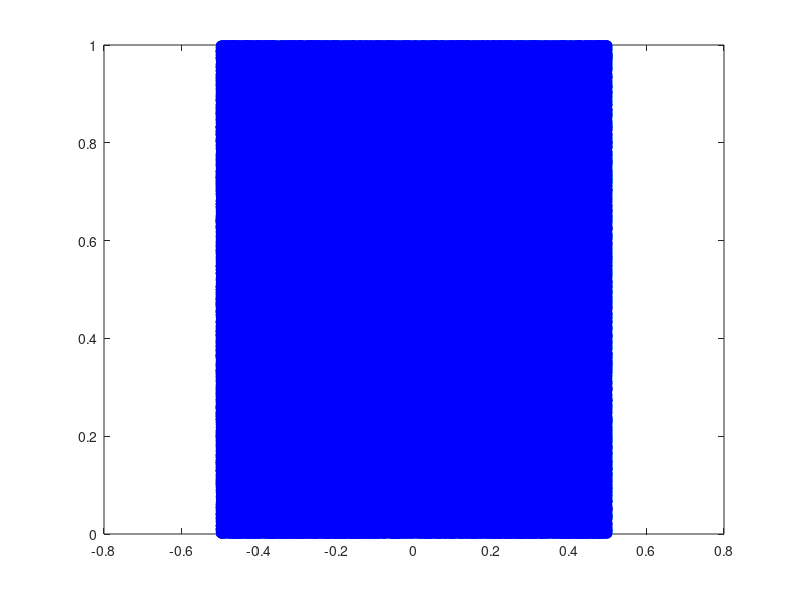

Here is the MATLAB script that generated this plot:
X=rand(1000000,2);
media=mean(X);
XC=X-media;

for j=1:1000000
    d(j)=norm(XC(j,:),2);
end

p=prctile(d,50);
I=find(d<p);

plot(XC(:,1),X(:,2),'o')
hold on
plot(XC(I,1),X(I,2),"o")

%% 

X=rand(1000000,2);
media=mean(X);
XC=X-media;

for j=1:1000000
    d(j)=norm(XC(j,:),-2);
end

p=prctile(d,50);
I=find(d<p);

plot(XC(:,1),X(:,2),'bo')
hold on
plot(XC(I,1),X(I,2),"ro")
